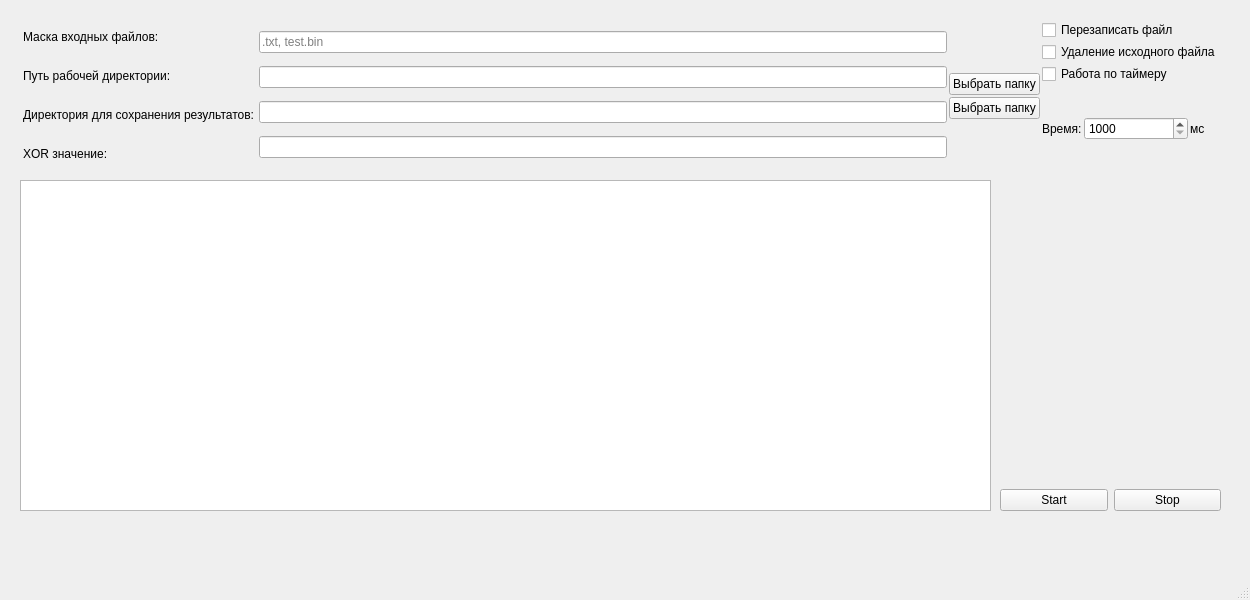
<?xml version="1.0" encoding="UTF-8"?>
<ui version="4.0">
 <class>MainWindow</class>
 <widget class="QMainWindow" name="MainWindow">
  <property name="geometry">
   <rect>
    <x>0</x>
    <y>0</y>
    <width>1250</width>
    <height>600</height>
   </rect>
  </property>
  <property name="minimumSize">
   <size>
    <width>1250</width>
    <height>600</height>
   </size>
  </property>
  <property name="maximumSize">
   <size>
    <width>1250</width>
    <height>800</height>
   </size>
  </property>
  <property name="windowTitle">
   <string>MainWindow</string>
  </property>
  <widget class="QWidget" name="centralwidget">
   <widget class="QWidget" name="Setting" native="true">
    <property name="geometry">
     <rect>
      <x>20</x>
      <y>20</y>
      <width>1201</width>
      <height>151</height>
     </rect>
    </property>
    <layout class="QHBoxLayout" name="Settings">
     <property name="spacing">
      <number>2</number>
     </property>
     <property name="sizeConstraint">
      <enum>QLayout::SizeConstraint::SetMinimumSize</enum>
     </property>
     <item>
      <layout class="QVBoxLayout" name="QLabels">
       <property name="spacing">
        <number>5</number>
       </property>
       <property name="leftMargin">
        <number>3</number>
       </property>
       <property name="topMargin">
        <number>0</number>
       </property>
       <property name="rightMargin">
        <number>3</number>
       </property>
       <property name="bottomMargin">
        <number>0</number>
       </property>
       <item>
        <widget class="QLabel" name="maskText">
         <property name="text">
          <string>Маска входных файлов:</string>
         </property>
        </widget>
       </item>
       <item>
        <widget class="QLabel" name="workDirText">
         <property name="text">
          <string>Путь рабочей директории:</string>
         </property>
        </widget>
       </item>
       <item>
        <widget class="QLabel" name="outputDirText">
         <property name="text">
          <string>Директория для сохранения результатов:</string>
         </property>
        </widget>
       </item>
       <item>
        <widget class="QLabel" name="xorText">
         <property name="text">
          <string>XOR значение:</string>
         </property>
        </widget>
       </item>
      </layout>
     </item>
     <item>
      <layout class="QVBoxLayout" name="inputFields">
       <property name="leftMargin">
        <number>0</number>
       </property>
       <property name="topMargin">
        <number>0</number>
       </property>
       <property name="rightMargin">
        <number>0</number>
       </property>
       <property name="bottomMargin">
        <number>0</number>
       </property>
       <item>
        <widget class="QLineEdit" name="mask">
         <property name="placeholderText">
          <string>.txt, test.bin</string>
         </property>
        </widget>
       </item>
       <item>
        <widget class="QLineEdit" name="workDir"/>
       </item>
       <item>
        <widget class="QLineEdit" name="outputDir"/>
       </item>
       <item>
        <widget class="QLineEdit" name="xorValue"/>
       </item>
      </layout>
     </item>
     <item>
      <layout class="QVBoxLayout" name="verticalLayout">
       <item>
        <widget class="QLabel" name="label">
         <property name="text">
          <string/>
         </property>
        </widget>
       </item>
       <item>
        <widget class="QPushButton" name="chooseWorkDir">
         <property name="text">
          <string>Выбрать папку</string>
         </property>
        </widget>
       </item>
       <item>
        <widget class="QPushButton" name="chooseOutputDir">
         <property name="text">
          <string>Выбрать папку</string>
         </property>
        </widget>
       </item>
       <item>
        <widget class="QLabel" name="label_4">
         <property name="text">
          <string/>
         </property>
        </widget>
       </item>
      </layout>
     </item>
     <item>
      <layout class="QVBoxLayout" name="verticalLayout_2">
       <item>
        <widget class="QCheckBox" name="overWriteValue">
         <property name="text">
          <string>Перезаписать файл</string>
         </property>
        </widget>
       </item>
       <item>
        <widget class="QCheckBox" name="fileDeleteValue">
         <property name="text">
          <string>Удаление исходного файла</string>
         </property>
        </widget>
       </item>
       <item>
        <widget class="QCheckBox" name="periodMode">
         <property name="text">
          <string>Работа по таймеру</string>
         </property>
        </widget>
       </item>
       <item>
        <layout class="QHBoxLayout" name="horizontalLayout">
         <item>
          <widget class="QLabel" name="label_2">
           <property name="text">
            <string>Время:</string>
           </property>
          </widget>
         </item>
         <item>
          <widget class="QSpinBox" name="surveyTime">
           <property name="minimumSize">
            <size>
             <width>104</width>
             <height>0</height>
            </size>
           </property>
           <property name="minimum">
            <number>1000</number>
           </property>
           <property name="maximum">
            <number>999999999</number>
           </property>
          </widget>
         </item>
         <item>
          <widget class="QLabel" name="label_3">
           <property name="text">
            <string>мс</string>
           </property>
          </widget>
         </item>
        </layout>
       </item>
      </layout>
     </item>
    </layout>
   </widget>
   <widget class="QListWidget" name="listWidget">
    <property name="geometry">
     <rect>
      <x>20</x>
      <y>180</y>
      <width>971</width>
      <height>331</height>
     </rect>
    </property>
    <property name="sizePolicy">
     <sizepolicy hsizetype="Preferred" vsizetype="MinimumExpanding">
      <horstretch>0</horstretch>
      <verstretch>0</verstretch>
     </sizepolicy>
    </property>
   </widget>
   <widget class="QWidget" name="verticalLayoutWidget_2">
    <property name="geometry">
     <rect>
      <x>1000</x>
      <y>180</y>
      <width>221</width>
      <height>331</height>
     </rect>
    </property>
    <layout class="QVBoxLayout" name="verticalLayout_3">
     <item>
      <spacer name="verticalSpacer">
       <property name="orientation">
        <enum>Qt::Orientation::Vertical</enum>
       </property>
       <property name="sizeHint" stdset="0">
        <size>
         <width>20</width>
         <height>40</height>
        </size>
       </property>
      </spacer>
     </item>
     <item>
      <layout class="QHBoxLayout" name="horizontalLayout_3">
       <item>
        <widget class="QPushButton" name="Start">
         <property name="text">
          <string>Start</string>
         </property>
        </widget>
       </item>
       <item>
        <widget class="QPushButton" name="Stop">
         <property name="text">
          <string>Stop</string>
         </property>
        </widget>
       </item>
      </layout>
     </item>
    </layout>
   </widget>
  </widget>
  <widget class="QMenuBar" name="menubar">
   <property name="geometry">
    <rect>
     <x>0</x>
     <y>0</y>
     <width>1250</width>
     <height>25</height>
    </rect>
   </property>
  </widget>
  <widget class="QStatusBar" name="statusbar"/>
 </widget>
 <resources/>
 <connections/>
</ui>
